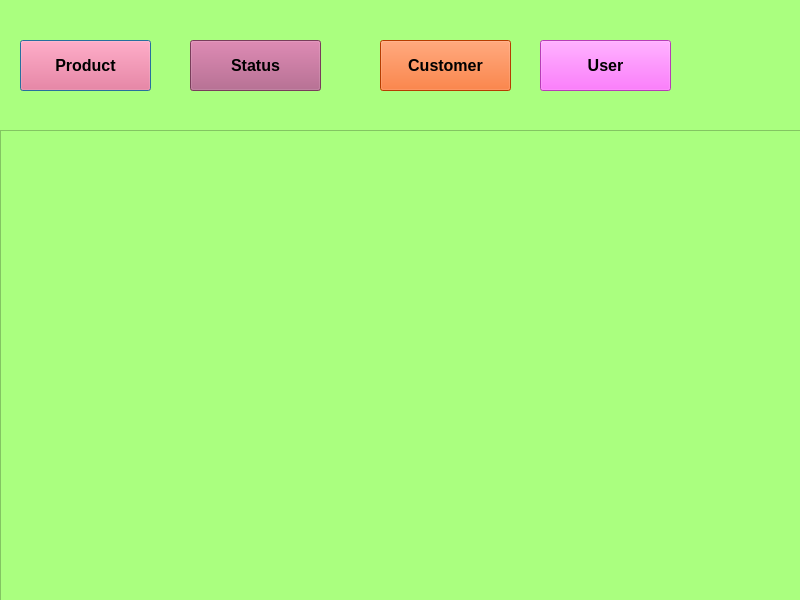
<?xml version="1.0" encoding="UTF-8"?>
<ui version="4.0">
 <class>Firstform</class>
 <widget class="QDialog" name="Firstform">
  <property name="geometry">
   <rect>
    <x>0</x>
    <y>0</y>
    <width>800</width>
    <height>600</height>
   </rect>
  </property>
  <property name="windowTitle">
   <string>Stock Management System</string>
  </property>
  <property name="windowIcon">
   <iconset resource="src.qrc">
    <normaloff>:/new/prefix1/301-x-251-png-3kb-inventory-control-icon-.png</normaloff>:/new/prefix1/301-x-251-png-3kb-inventory-control-icon-.png</iconset>
  </property>
  <property name="styleSheet">
   <string notr="true">
background-color: rgb(170, 255, 127);
</string>
  </property>
  <widget class="QPushButton" name="btnProduct">
   <property name="geometry">
    <rect>
     <x>20</x>
     <y>40</y>
     <width>131</width>
     <height>51</height>
    </rect>
   </property>
   <property name="font">
    <font>
     <family>Arial</family>
     <pointsize>12</pointsize>
     <weight>75</weight>
     <bold>true</bold>
    </font>
   </property>
   <property name="styleSheet">
    <string notr="true">background-color: rgb(255, 85, 127);
border-color: rgb(0, 0, 0);</string>
   </property>
   <property name="text">
    <string>Product</string>
   </property>
  </widget>
  <widget class="QPushButton" name="btnCustomer">
   <property name="geometry">
    <rect>
     <x>380</x>
     <y>40</y>
     <width>131</width>
     <height>51</height>
    </rect>
   </property>
   <property name="font">
    <font>
     <family>Arial</family>
     <pointsize>12</pointsize>
     <weight>75</weight>
     <bold>true</bold>
    </font>
   </property>
   <property name="styleSheet">
    <string notr="true">background-color: rgb(255, 85, 0);
border-color: rgb(0, 0, 0);</string>
   </property>
   <property name="text">
    <string>Customer</string>
   </property>
  </widget>
  <widget class="QPushButton" name="btnStaus">
   <property name="geometry">
    <rect>
     <x>190</x>
     <y>40</y>
     <width>131</width>
     <height>51</height>
    </rect>
   </property>
   <property name="font">
    <font>
     <family>Arial</family>
     <pointsize>12</pointsize>
     <weight>75</weight>
     <bold>true</bold>
    </font>
   </property>
   <property name="styleSheet">
    <string notr="true">background-color: rgb(170, 85, 127);
border-color: rgb(0, 0, 0);</string>
   </property>
   <property name="text">
    <string>Status</string>
   </property>
  </widget>
  <widget class="QFrame" name="frame">
   <property name="geometry">
    <rect>
     <x>0</x>
     <y>130</y>
     <width>801</width>
     <height>471</height>
    </rect>
   </property>
   <property name="styleSheet">
    <string notr="true">background-image: url(:/new/prefix1/inventory-management-system.jpg);</string>
   </property>
   <property name="frameShape">
    <enum>QFrame::StyledPanel</enum>
   </property>
   <property name="frameShadow">
    <enum>QFrame::Raised</enum>
   </property>
  </widget>
  <widget class="QPushButton" name="btnUsers">
   <property name="geometry">
    <rect>
     <x>540</x>
     <y>40</y>
     <width>131</width>
     <height>51</height>
    </rect>
   </property>
   <property name="font">
    <font>
     <family>Arial</family>
     <pointsize>12</pointsize>
     <weight>75</weight>
     <bold>true</bold>
    </font>
   </property>
   <property name="styleSheet">
    <string notr="true">background-color: rgb(255, 85, 255);
border-color: rgb(0, 0, 0);</string>
   </property>
   <property name="text">
    <string>User</string>
   </property>
  </widget>
 </widget>
 <resources>
  <include location="src.qrc"/>
 </resources>
 <connections/>
</ui>
